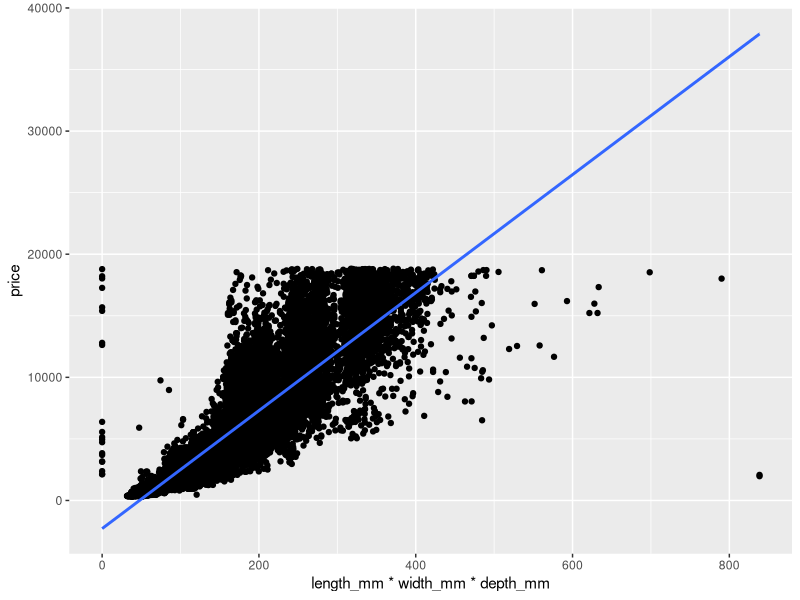

The R source for this figure:
## ---- chunk 1
library(tidyverse) 
library(ggplot2)
## ---- chunk 2
diamonds <- diamonds %>% rename(
    depth_pct = depth,
    length_mm = x,
    width_mm = y,
    depth_mm = z,
    table_pct = table
  )
## ---- chunk 3
# Do some preliminary investigations & cleaning

diamonds %>% 
  filter(length_mm * width_mm * depth_mm < 1000)%>%
    ggplot(
    aes( y = price, x = length_mm * width_mm * depth_mm)
  )+
  geom_point()+
  geom_smooth(method = lm)


## ---- chunk 4

diamonds <- diamonds %>%
  mutate(table_mm = table_pct * width_mm / 100)

# Overall table_mm arithmetic mean?






# table_mm arithmetic mean within each clarity category






## ---- chunk 5
# Write gmean() command



## ---- chunk 6

test_data <- list(
  test1 = c(2.1, 3.8, 4.2),
  test2 = c(1, 10, 100, 1000),
  test3 = c(0, 1, 4),
  test4 = c(0.38,  0.94, -1.56),
  test5 = c(TRUE, TRUE),
  test6 = c("6", "7", "8")
)


# Create for loop to test gmean() on the above examples


## ---- chunk 7
# Copy gmean() from Ex4 and edit it to check the input





# Copy your code from Ex 5 to test your new command





## ---- chunk 8
# Overall table_mm geometic mean?






# table_mm geometic mean within each clarity category






## ---- chunk 9
# Create gmean2() that computes the geometric mean 
#   that uses the original definition






## ---- chunk 10
# Create a function that computes the harmonic mean







